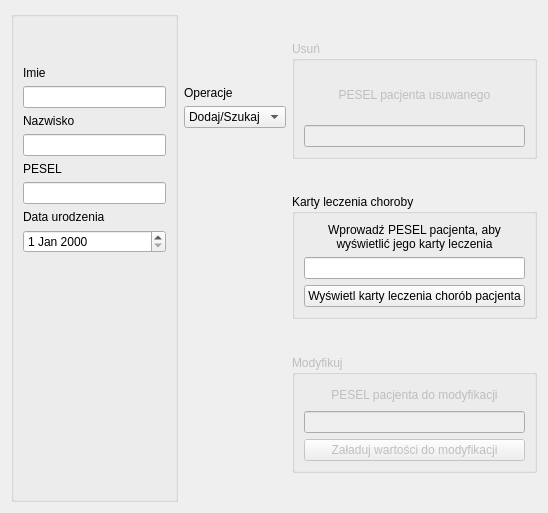
          <widget class="QWidget" name="p_pac_tab">
           <attribute name="title">
            <string>Pacjent</string>
           </attribute>
           <layout class="QGridLayout" name="gridLayout_10" columnstretch="3,1,2">
            <item row="0" column="0">
             <layout class="QVBoxLayout" name="verticalLayout_30">
              <item>
               <widget class="QGroupBox" name="p_pac_gM">
                <property name="title">
                 <string/>
                </property>
                <layout class="QVBoxLayout" name="verticalLayout_31" stretch="0,0,0,0,0,0,0,0,0,3,2">
                 <item>
                  <spacer name="verticalSpacer_60">
                   <property name="orientation">
                    <enum>Qt::Vertical</enum>
                   </property>
                   <property name="sizeHint" stdset="0">
                    <size>
                     <width>20</width>
                     <height>40</height>
                    </size>
                   </property>
                  </spacer>
                 </item>
                 <item>
                  <widget class="QLabel" name="label_73">
                   <property name="text">
                    <string>Imie</string>
                   </property>
                  </widget>
                 </item>
                 <item>
                  <widget class="QLineEdit" name="p_pac_gM_imie_edit"/>
                 </item>
                 <item>
                  <widget class="QLabel" name="label_75">
                   <property name="text">
                    <string>Nazwisko</string>
                   </property>
                  </widget>
                 </item>
                 <item>
                  <widget class="QLineEdit" name="p_pac_gM_nazw_edit"/>
                 </item>
                 <item>
                  <widget class="QLabel" name="label_76">
                   <property name="text">
                    <string>PESEL</string>
                   </property>
                  </widget>
                 </item>
                 <item>
                  <widget class="QLineEdit" name="p_pac_gM_pesel_edit"/>
                 </item>
                 <item>
                  <widget class="QLabel" name="label_77">
                   <property name="text">
                    <string>Data urodzenia</string>
                   </property>
                  </widget>
                 </item>
                 <item>
                  <widget class="QDateEdit" name="p_pac_gM_date_dedit"/>
                 </item>
                 <item>
                  <spacer name="verticalSpacer_61">
                   <property name="orientation">
                    <enum>Qt::Vertical</enum>
                   </property>
                   <property name="sizeHint" stdset="0">
                    <size>
                     <width>20</width>
                     <height>40</height>
                    </size>
                   </property>
                  </spacer>
                 </item>
                 <item>
                  <widget class="QLabel" name="p_pac_gM_notif_label">
                   <property name="text">
                    <string/>
                   </property>
                  </widget>
                 </item>
                </layout>
               </widget>
              </item>
             </layout>
            </item>
            <item row="0" column="1">
             <layout class="QVBoxLayout" name="verticalLayout_32" stretch="1,0,0,5">
              <item>
               <spacer name="verticalSpacer_16">
                <property name="orientation">
                 <enum>Qt::Vertical</enum>
                </property>
                <property name="sizeHint" stdset="0">
                 <size>
                  <width>20</width>
                  <height>40</height>
                 </size>
                </property>
               </spacer>
              </item>
              <item>
               <widget class="QLabel" name="label_21">
                <property name="text">
                 <string>Operacje</string>
                </property>
               </widget>
              </item>
              <item>
               <widget class="QComboBox" name="p_pac_oper_combo">
                <item>
                 <property name="text">
                  <string>Dodaj/Szukaj</string>
                 </property>
                </item>
               </widget>
              </item>
              <item>
               <spacer name="verticalSpacer_17">
                <property name="orientation">
                 <enum>Qt::Vertical</enum>
                </property>
                <property name="sizeHint" stdset="0">
                 <size>
                  <width>20</width>
                  <height>40</height>
                 </size>
                </property>
               </spacer>
              </item>
             </layout>
            </item>
            <item row="0" column="2">
             <layout class="QVBoxLayout" name="verticalLayout_27" stretch="1,4,1,4,1,4,1">
              <item>
               <spacer name="verticalSpacer_62">
                <property name="orientation">
                 <enum>Qt::Vertical</enum>
                </property>
                <property name="sizeHint" stdset="0">
                 <size>
                  <width>20</width>
                  <height>40</height>
                 </size>
                </property>
               </spacer>
              </item>
              <item>
               <widget class="QGroupBox" name="p_pac_gU">
                <property name="enabled">
                 <bool>false</bool>
                </property>
                <property name="title">
                 <string>Usuń</string>
                </property>
                <layout class="QVBoxLayout" name="verticalLayout_28">
                 <item>
                  <widget class="QLabel" name="label_18">
                   <property name="text">
                    <string>PESEL pacjenta usuwanego</string>
                   </property>
                   <property name="alignment">
                    <set>Qt::AlignCenter</set>
                   </property>
                   <property name="wordWrap">
                    <bool>true</bool>
                   </property>
                  </widget>
                 </item>
                 <item>
                  <widget class="QLineEdit" name="p_pac_gU_pesel_edit"/>
                 </item>
                </layout>
               </widget>
              </item>
              <item>
               <spacer name="verticalSpacer_34">
                <property name="orientation">
                 <enum>Qt::Vertical</enum>
                </property>
                <property name="sizeHint" stdset="0">
                 <size>
                  <width>20</width>
                  <height>40</height>
                 </size>
                </property>
               </spacer>
              </item>
              <item>
               <widget class="QGroupBox" name="p_pac_gKLC">
                <property name="title">
                 <string>Karty leczenia choroby</string>
                </property>
                <layout class="QGridLayout" name="gridLayout_21">
                 <item row="1" column="0">
                  <widget class="QLineEdit" name="p_pac_gKLC_pesel_edit"/>
                 </item>
                 <item row="2" column="0">
                  <widget class="QPushButton" name="p_pac_gKLC_butt">
                   <property name="text">
                    <string>Wyświetl karty leczenia chorób pacjenta</string>
                   </property>
                  </widget>
                 </item>
                 <item row="0" column="0">
                  <widget class="QLabel" name="label_54">
                   <property name="text">
                    <string>Wprowadź PESEL pacjenta, aby wyświetlić jego karty leczenia</string>
                   </property>
                   <property name="alignment">
                    <set>Qt::AlignCenter</set>
                   </property>
                   <property name="wordWrap">
                    <bool>true</bool>
                   </property>
                  </widget>
                 </item>
                </layout>
               </widget>
              </item>
              <item>
               <spacer name="verticalSpacer_63">
                <property name="orientation">
                 <enum>Qt::Vertical</enum>
                </property>
                <property name="sizeHint" stdset="0">
                 <size>
                  <width>20</width>
                  <height>40</height>
                 </size>
                </property>
               </spacer>
              </item>
              <item>
               <widget class="QGroupBox" name="p_pac_gMod">
                <property name="enabled">
                 <bool>false</bool>
                </property>
                <property name="title">
                 <string>Modyfikuj</string>
                </property>
                <layout class="QVBoxLayout" name="verticalLayout_29">
                 <item>
                  <widget class="QLabel" name="label_19">
                   <property name="text">
                    <string>PESEL pacjenta do modyfikacji</string>
                   </property>
                   <property name="alignment">
                    <set>Qt::AlignCenter</set>
                   </property>
                   <property name="wordWrap">
                    <bool>true</bool>
                   </property>
                  </widget>
                 </item>
                 <item>
                  <widget class="QLineEdit" name="p_pac_gMod_pesel_edit"/>
                 </item>
                 <item>
                  <widget class="QPushButton" name="p_pac_gMod_butt">
                   <property name="text">
                    <string>Załaduj wartości do modyfikacji</string>
                   </property>
                  </widget>
                 </item>
                </layout>
               </widget>
              </item>
              <item>
               <spacer name="verticalSpacer_64">
                <property name="orientation">
                 <enum>Qt::Vertical</enum>
                </property>
                <property name="sizeHint" stdset="0">
                 <size>
                  <width>20</width>
                  <height>40</height>
                 </size>
                </property>
               </spacer>
              </item>
             </layout>
            </item>
           </layout>
          </widget>
